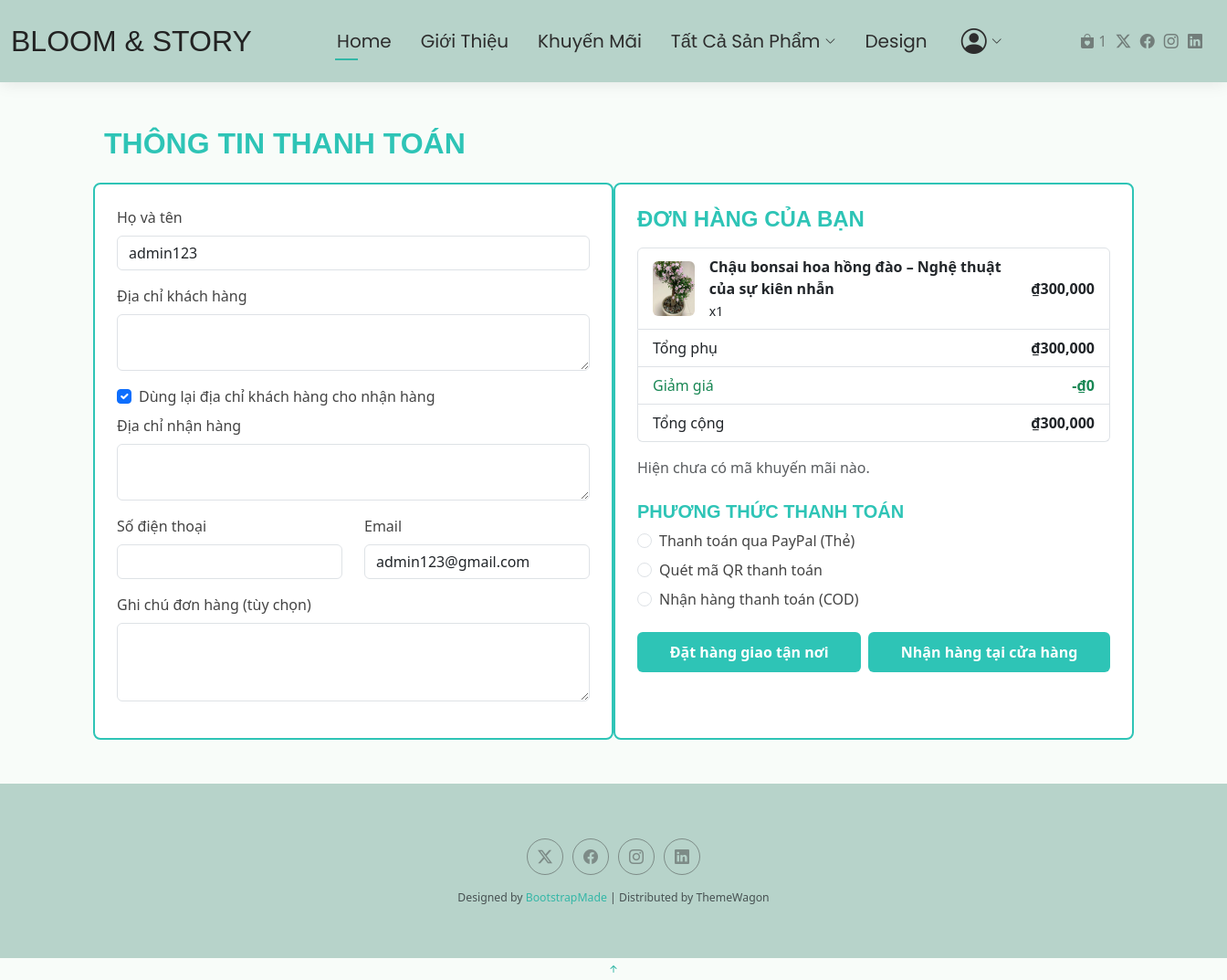
Page /orders/checkout/ (signed in) on the committed database.
### accounts/models.py (models this page shows, shortened)
class Customer(models.Model):
    user = models.OneToOneField(User, on_delete=models.CASCADE)  # Liên kết với bảng User mặc định
    phone = models.CharField(max_length=15, blank=True, null=True)
    address = models.CharField(max_length=255, blank=True, null=True)
    join_date = models.DateTimeField(auto_now_add=True)

### product/models.py (models this page shows, shortened)
class Product(models.Model):
    STATUS_CHOICES = [
        ('available', 'Còn hàng'),
        ('out_of_stock', 'Hết hàng'),
    ]
    category = models.ForeignKey(
        Category,
        on_delete=models.CASCADE,
        related_name='products',
        null=True,
        blank=True
    )
    name = models.CharField(max_length=100)
    price = models.FloatField()
    description = models.TextField()
    image = models.ImageField(upload_to='products/', null=True, blank=True)
    is_featured = models.BooleanField(default=False)
    status = models.CharField(
        max_length=20,
        choices=STATUS_CHOICES,
        default='available',
    )

### orders/views.py (the view, shortened to what this page needs)
# urls.py: path('checkout/', CheckoutView.as_view(), name='checkout'),
class CheckoutView(FormView):
    template_name = 'orders/checkout.html'
    form_class = CheckoutForm
    def get_cart_items(self):
        if self.request.user.is_authenticated:
            items = CartItem.objects.filter(user=self.request.user).select_related('product')
            cart_data = []
            for item in items:
                cart_data.append({
                    'product': item.product,
                    'quantity': item.quantity,
                    'price': item.product.price,
                    'total_price': item.product.price * item.quantity,
                })
            total = sum(i['total_price'] for i in cart_data)
            return cart_data, total
        else:
            cart = Cart(self.request)
            cart_data = list(cart)
            total = cart.get_total_price()
            return cart_data, total
    def get_context_data(self, **kwargs):
        context = super().get_context_data(**kwargs)
        cart_items, total = self.get_cart_items()
        context['cart_items'] = cart_items
        context['cart_total'] = total
        if self.request.user.is_authenticated:
            available_coupons = Coupon.objects.filter(
                active=True,
            ).filter(
                models.Q(start_date__lte=timezone.now()) | models.Q(start_date__isnull=True),
                models.Q(expiry_date__gte=timezone.now()) | models.Q(expiry_date__isnull=True)
            ).order_by('-start_date')
            context['available_coupons'] = available_coupons
        else:
            context['available_coupons'] = None
        return context

### orders/forms.py
class CheckoutForm(forms.ModelForm):
    class Meta:
        model = Order
        fields = ['full_name', 'address', 'shipping_address', 'phone', 'email', 'note']
        widgets = {
            'full_name': forms.TextInput(attrs={'class': 'form-control', 'placeholder': 'Nhập họ và tên của bạn'}),
            'address': forms.Textarea(attrs={'class': 'form-control', 'rows': 2, 'placeholder': 'Địa chỉ khách hàng'}),
            'shipping_address': forms.Textarea(attrs={'class': 'form-control', 'rows': 2, 'placeholder': 'Địa chỉ nhận hàng'}),
            'phone': forms.TextInput(attrs={'class': 'form-control', 'placeholder': 'Nhập số điện thoại'}),
            'email': forms.EmailInput(attrs={'class': 'form-control', 'placeholder': 'Nhập email (nếu có)'}),
            'note': forms.Textarea(attrs={'class': 'form-control', 'rows': 3, 'placeholder': 'Ví dụ: giao buổi sáng, gọi trước khi giao...'}),
        }
    def __init__(self, *args, **kwargs):
        super().__init__(*args, **kwargs)
        self.fields['address'].required = False
        self.fields['shipping_address'].required = True

### cart/context_processors.py (called while the page is built)
def cart_total_quantity(request):
    if request.user.is_authenticated:
        total_quantity = CartItem.objects.filter(user=request.user).aggregate(
            Sum('quantity')
        )['quantity__sum'] or 0
    else:
        cart = request.session.get('cart', {})
        total_quantity = sum(item['quantity'] for item in cart.values())
    print("Session cart:", request.session.get('cart'))
    return {'cart_total_quantity': total_quantity}

### orders/templates/orders/checkout.html (shortened to what this page needs)
{% extends "base.html" %}
{% load humanize %}
{% block content %}
<div class="container py-5">
  <h2 class="mint-title mb-4">Thông tin thanh toán</h2>
  <form action="{% url 'orders:checkout' %}" method="POST">
    <div class="row">
      <div class="col-md-6 mint-border p-4">
        <div class="mb-3">
          <label for="full_name" class="form-label">Họ và tên</label>
          <input
            type="text"
            class="form-control"
            id="full_name"
            name="full_name"
            value="{% if user.is_authenticated %}{{ user.get_full_name|default:user.username }}{% endif %}"
            required>
        </div>
        <div class="mb-3">
          <label for="customer_address" class="form-label">Địa chỉ khách hàng</label>
          <textarea
            class="form-control"
            id="customer_address"
            name="customer_address"
            rows="2"
            required>{% if user.is_authenticated and user.customer.address %}{{ user.customer.address }}{% endif %}</textarea>
        </div>
        <div class="form-check mb-2">
          <input class="form-check-input" type="checkbox" id="same_address" checked>
          <label class="form-check-label" for="same_address">
            Dùng lại địa chỉ khách hàng cho nhận hàng
          </label>
        </div>
        <div class="mb-3">
          <label for="shipping_address" class="form-label">Địa chỉ nhận hàng</label>
          <textarea
            class="form-control"
            id="shipping_address"
            name="shipping_address"
            rows="2"
            required>{% if user.is_authenticated and user.customer.address %}{{ user.customer.address }}{% endif %}</textarea>
        </div>
        <div class="row">
          <div class="col-md-6 mb-3">
            <label for="phone" class="form-label">Số điện thoại</label>
            <input
              type="tel"
              class="form-control"
              id="phone"
              name="phone"
              value="{% if user.is_authenticated and user.customer.phone %}{{ user.customer.phone }}{% endif %}"
              required>
          </div>
          <div class="col-md-6 mb-3">
            <label for="email" class="form-label">Email</label>
            <input
              type="email"
              class="form-control"
              id="email"
              name="email"
              value="{% if user.is_authenticated %}{{ user.email }}{% endif %}">
          </div>
        </div>
        <div class="mb-3">
          <label for="note" class="form-label">Ghi chú đơn hàng (tùy chọn)</label>
          <textarea class="form-control" id="note" name="note" rows="3"></textarea>
        </div>
      </div>
      <div class="col-md-6 mint-border p-4">
        <h4 class="mint-title mb-3">Đơn hàng của bạn</h4>
        <ul class="list-group mb-3">
          {% for item in cart_items %}
          <li class="list-group-item d-flex justify-content-between align-items-center">
            <div class="d-flex align-items-center">
              {% if item.product.image %}
                <img src="{{ item.product.image.url }}" alt="{{ item.product.name }}"
                     class="me-3 rounded" style="width: 60px; height: 60px; object-fit: cover;">
              {% endif %}
              <div>
                <strong>{{ item.product.name }}</strong><br>
                <small>x{{ item.quantity }}</small>
              </div>
            </div>
            <strong>₫{{ item.total_price|floatformat:0|intcomma }}</strong>
          </li>
          {% empty %}
          <li class="list-group-item text-center text-muted">Giỏ hàng của bạn đang trống.</li>
          {% endfor %}
          {% if cart_items %}
          <li class="list-group-item d-flex justify-content-between">
            <span>Tổng phụ</span>
            <strong id="subtotal">₫{{ cart_total|floatformat:0|intcomma }}</strong>
          </li>
          <li class="list-group-item d-flex justify-content-between text-success" id="discount-row" style="display:none;">
            <span>Giảm giá</span>
            <strong id="discount-amount">-₫0</strong>
          </li>
          <li class="list-group-item d-flex justify-content-between">
            <span>Tổng cộng</span>
            <strong id="final-total">₫{{ cart_total|floatformat:0|intcomma }}</strong>
          </li>
          {% endif %}
        </ul>
        {% if user.is_authenticated %}
          {% if available_coupons %}
            <div class="coupon-slider mt-3">
              <div class="coupon-track d-flex gap-3 overflow-auto py-2">
                {% for c in available_coupons %}
                  <div class="coupon-card border rounded p-3 text-center flex-shrink-0" style="min-width: 220px;">
                    <h6 class="text-success fw-bold mb-1">{{ c.code }}</h6>
                    <small class="d-block text-muted mb-1">{{ c.description }}</small>
                    {% if c.discount_type == "PERCENT" %}
                      <span class="badge bg-success">{{ c.discount_value }}% OFF</span>
                    {% else %}
                      <span class="badge bg-success">-₫{{ c.discount_value|floatformat:0|intcomma }}</span>
                    {% endif %}
                    {% if c.expiry_date %}
                      <div class="text-muted small mt-1">HSD: {{ c.expiry_date|date:"d/m/Y" }}</div>
                    {% endif %}
                  </div>
                {% endfor %}
              </div>
            </div>
          {% else %}
            <p class="text-muted">Hiện chưa có mã khuyến mãi nào.</p>
          {% endif %}
        {% else %}
          <input type="text" class="form-control" placeholder="Đăng ký hoặc đăng nhập để nhận được nhiều ưu đãi" disabled>
        {% endif %}
        <h5 class="mint-title mb-2 mt-4">Phương thức thanh toán</h5>
        <div class="form-check mb-2">
          <input class="form-check-input" type="radio" name="payment_method" id="paypal" value="paypal">
          <label class="form-check-label" for="paypal">Thanh toán qua PayPal (Thẻ)</label>
        </div>
        <div class="form-check mb-2">
          <input class="form-check-input" type="radio" name="payment_method" id="qr" value="qr">
          <label class="form-check-label" for="qr">Quét mã QR thanh toán</label>
        </div>
        <div class="form-check mb-4">
          <input class="form-check-input" type="radio" name="payment_method" id="cod" value="cod">
          <label class="form-check-label" for="cod">Nhận hàng thanh toán (COD)</label>
        </div>
        <div class="d-flex gap-2 mt-3">
          <button type="submit" class="mint-btn flex-fill" name="order_type" value="delivery">
            Đặt hàng giao tận nơi
          </button>
          <button type="submit" id="pickup-btn" class="mint-btn flex-fill" name="order_type" value="pickup">
              Nhận hàng tại cửa hàng
          </button>
        </div>
      </div>
    </div>
  </form>
</div>
{% endblock %}

### first_project/static/assets/css/main.css (style rules this page uses)
:root { --default-font: "Roboto", system-ui, -apple-system, "Segoe UI", Roboto, "Helvetica Neue", Arial, "Noto Sans", "Liberation Sans", sans-serif, "Apple Color Emoji", "Segoe UI Emoji", "Segoe UI Symbol", "Noto Color Emoji"; --heading-font: "Raleway", sans-serif; --nav-font: "Poppins", sans-serif; }
:root { --background-color: #ffffff; --default-color: #444444; --heading-color: #222222; --accent-color: #34b7a7; --surface-color: #ffffff; --contrast-color: #ffffff; }
:root { --nav-color: #333; --nav-hover-color: #34b7a7; --nav-mobile-background-color: #ffffff; --nav-dropdown-background-color: #ffffff; --nav-dropdown-color: #444444; --nav-dropdown-hover-color: #34b7a7; }
:root { scroll-behavior: smooth; }
body { color: var(--default-color); background-color: var(--background-color); font-family: var(--default-font); }
h1, h2, h3, h4, h5, h6 { color: var(--heading-color); font-family: var(--heading-font); }

### accounts/static/css/account.css (style rules this page uses)
body { font-family: 'Segoe UI', sans-serif; background-color: #f8f8f8; }
body { background-color: #f8f9fa; font-family: 'Segoe UI', Tahoma, Geneva, Verdana, sans-serif; }

### orders/static/css/checkout.css (style rules this page uses)
body { background-color: #f0fdf9; font-family: 'Segoe UI', sans-serif; }
.mint-title { color: #2ec4b6; font-weight: bold; text-transform: uppercase; }
.mint-border { border: 2px solid #2ec4b6; border-radius: 8px; padding: 20px; background-color: #ffffff; }
.mint-btn { background-color: #2ec4b6; color: white; font-weight: bold; border: none; padding: 10px 20px; border-radius: 6px; }
body { background: #f8fcf9; }

### rows in the picture
Product: product.image (picture), product.name "Chậu bonsai hoa hồng đào – Nghệ thuật của sự kiên nhẫn", quantity "1", total_price "300,000"

### other values in the picture
{{ cart_total_quantity }} "1"
{{ cart_total|floatformat:0|intcomma }} "300,000"
